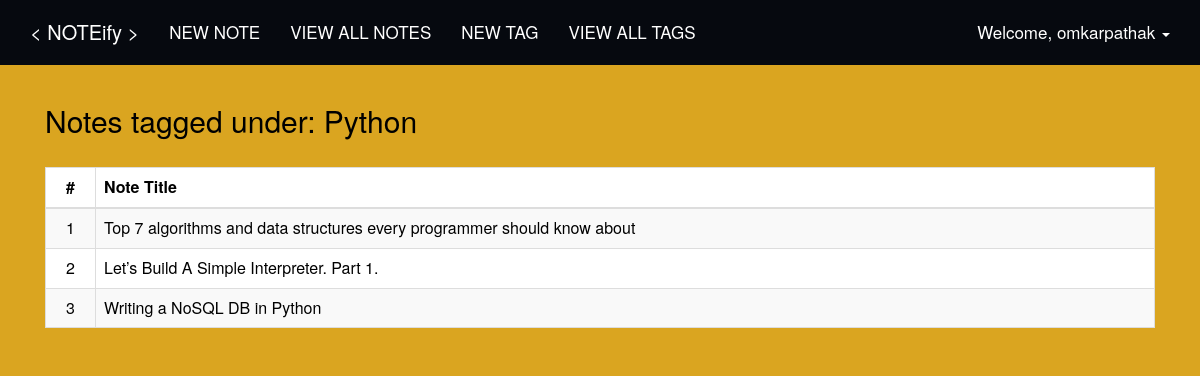
Screenshot of /tags/view/8 (signed in) with the database file from the repository.
### tables this page shows
CREATE TABLE "tags" (
	`id`	INTEGER PRIMARY KEY AUTOINCREMENT,
	`tag`	TEXT,
	`user_id`	INTEGER,
	FOREIGN KEY(`user_id`) REFERENCES `users`(`id`)
);

CREATE TABLE `notes` (
  `id` INTEGER NOT NULL PRIMARY KEY AUTOINCREMENT,
  `created` TIMESTAMP NOT NULL DEFAULT (strftime('%Y-%m-%d %H:%M:%S', 'now', 'localtime')),
  `updated` TIMESTAMP NOT NULL DEFAULT (strftime('%Y-%m-%d %H:%M:%S', 'now', 'localtime')),
  `note_title` VARCHAR(255),
  `note` TEXT,
  `note_markdown` TEXT,
  `tags` VARCHAR(200),
  `user_id` INTEGER,
  FOREIGN KEY(user_id) REFERENCES users(id)
);

### core/views.py (the view)
@core.route("/tags/view/<tag_id>")
@login_required
def view_notes_using_tag(tag_id):
    notes = functions.get_notes_using_tag_id(tag_id, session['id'])
    tag_name = functions.get_tagname_using_tag_id(tag_id)
    return render_template(
        'view_tag.html',
        notes=notes,
        username=session['username'],
        tag_name=tag_name
    )

### utils/functions.py (called while the page is built)
def get_database_connection():
    import sqlite3
    sqlite_file = 'notes.db'
    file_exists = os.path.isfile(sqlite_file)
    conn = sqlite3.connect(sqlite_file)
    if not file_exists:
        create_sqlite_tables(conn)
    return conn

def get_tagname_using_tag_id(tag_id):
    conn = get_database_connection()
    try:
        cursor = conn.cursor()
        cursor.execute('SELECT tag FROM tags WHERE id=?', (str(tag_id), ))
        results = cursor.fetchone()
        cursor.close()
        return ''.join(results)
    except:
        cursor.close()

def get_notes_using_tag_id(tag_id, username):
    conn = get_database_connection()
    try:
        cursor = conn.cursor()
        cursor.execute('SELECT id, note_title FROM notes WHERE user_id=? AND tags like ?', (username, '%' + tag_id + '%'))
        results = cursor.fetchall()
        cursor.close()
        return results
    except:
        cursor.close()

### templates/view_tag.html
{% extends "index.html" %}
{% block content %}
    <div class="container"  style="padding-top: 2%">
        <div class="col-lg-12 col-md-12 col-sm-12 col-xs-12">
            <h2> Notes tagged under: {{ tag_name }}</h2>
            <br>
            {% if username %}
                {% if notes %}
                    <table class="table table-hover table-striped table-bordered" style="background-color: white;">
                        <thead class="text-center">
                            <tr>
                                <th class="text-center">#</th>
                                <th>Note Title</th>
                            </tr>
                        </thead>
                        <tbody>
                            {% for note in notes %}
                                <tr>
                                    <td class="text-center">{{ loop.index }}</td>
                                    <td><a href="/notes/{{ note[0] }}/">{{ note[1] }}</a></td>
                                </tr>
                            {%  endfor %}
                        </tbody>
                    </table>
                {% else %}
                    <div class="alert alert-danger">
                        You have no notes added under this tag!
                    </div>
                {% endif %}
            {% endif %}
        </div>
    </div>
{% endblock %}

### static/css/base.css (style rules this page uses)
body { background-color: rgb(242, 243, 244); }

### templates/index.html (style rules this page uses)
body { background-color: #daa520; color: black; }
a { color: black; }

### rows the page displays
tags: tag "Python"
notes: note_title "Top 7 algorithms and data structures every programmer should know about"
notes: note_title "Let’s Build A Simple Interpreter. Part 1."
notes: note_title "Writing a NoSQL DB in Python"

### other values shown
{{ username }} "omkarpathak"
